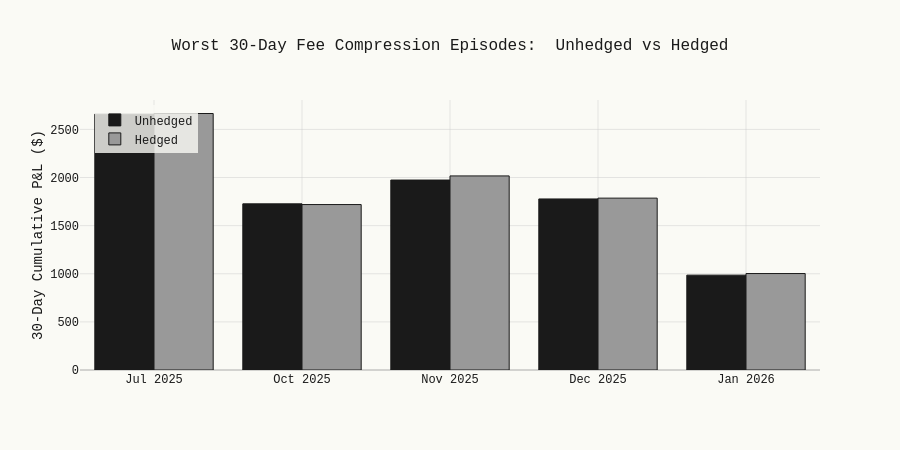

Notebook cell for this chart:
### Code cell
# ── 2. Worst Fee Compression Episodes ──────────────────────────
# Rolling 30-day cumulative fee P&L drawdowns
rolling_30d_unhedged = pnl_aligned.rolling(30).sum()
rolling_30d_hedged = pnl_hedged.rolling(30).sum()

# Find worst episodes (non-overlapping, at least 30 days apart)
worst_dates = []
temp = rolling_30d_unhedged.dropna().copy()
for _ in range(5):
    if temp.empty:
        break
    worst_day = temp.idxmin()
    worst_dates.append(worst_day)
    mask_out = (temp.index >= worst_day - pd.Timedelta(days=30)) & \
               (temp.index <= worst_day + pd.Timedelta(days=30))
    temp = temp[~mask_out]

print("Top 5 Worst 30-Day Fee Compression Episodes")
print("=" * 70)
print(f"{'End Date':<14} {'Unhedged 30d P&L':>18} {'Hedged 30d P&L':>18} {'Saved':>12}")
print("-" * 70)

episode_data = []
for d in sorted(worst_dates):
    start = d - pd.Timedelta(days=29)
    mask_ep = (pnl_aligned.index >= start) & (pnl_aligned.index <= d)
    un_ep = pnl_aligned[mask_ep].sum()
    hd_ep = pnl_hedged[mask_ep].sum()
    saved = hd_ep - un_ep
    episode_data.append({"date": d, "unhedged": un_ep, "hedged": hd_ep, "saved": saved})
    print(f"{d.strftime('%Y-%m-%d'):<14} ${un_ep:>14,.0f}   ${hd_ep:>14,.0f}   ${saved:>+9,.0f}")

# ── Episode chart ──────────────────────────────────────────────
fig = make_subplots(rows=1, cols=1)
dates_ep = [e["date"].strftime("%b %Y") for e in episode_data]
un_vals = [e["unhedged"] for e in episode_data]
hd_vals = [e["hedged"] for e in episode_data]

fig.add_trace(go.Bar(
    x=dates_ep, y=un_vals, name="Unhedged",
    marker=dict(color="#1a1a1a", line=dict(color="#1a1a1a", width=1))
))
fig.add_trace(go.Bar(
    x=dates_ep, y=hd_vals, name="Hedged",
    marker=dict(color="#999999", line=dict(color="#1a1a1a", width=1))
))

fig.update_layout(
    title="Worst 30-Day Fee Compression Episodes:  Unhedged vs Hedged",
    yaxis_title="30-Day Cumulative P&L ($)",
    height=450,
    barmode="group",
    legend=dict(x=0.02, y=0.98, bgcolor="rgba(250,250,245,0.8)")
)
fig.show()

### Figure 1 — Plotly figure (JSON) as saved in the notebook; plotly's stock layout.template omitted (floating-point values rounded to 4 significant figures)
{"data": [{"marker": {"color": "#1a1a1a", "line": {"color": "#1a1a1a", "width": 1}}, "name": "Unhedged", "type": "bar", "x": ["Jul 2025", "Oct 2025", "Nov 2025", "Dec 2025", "Jan 2026"], "y": [2658.0, 1726.0, 1974.0, 1777.0, 985.7]}, {"marker": {"color": "#999999", "line": {"color": "#1a1a1a", "width": 1}}, "name": "Hedged", "type": "bar", "x": ["Jul 2025", "Oct 2025", "Nov 2025", "Dec 2025", "Jan 2026"], "y": [2665.0, 1719.0, 2017.0, 1786.0, 1002.0]}], "layout": {"barmode": "group", "height": 450, "legend": {"bgcolor": "rgba(250,250,245,0.8)", "x": 0.02, "y": 0.98}, "title": {"text": "Worst 30-Day Fee Compression Episodes:  Unhedged vs Hedged"}, "xaxis": {"anchor": "y", "domain": [0.0, 1.0]}, "yaxis": {"anchor": "x", "domain": [0.0, 1.0], "title": {"text": "30-Day Cumulative P&L ($)"}}}}
